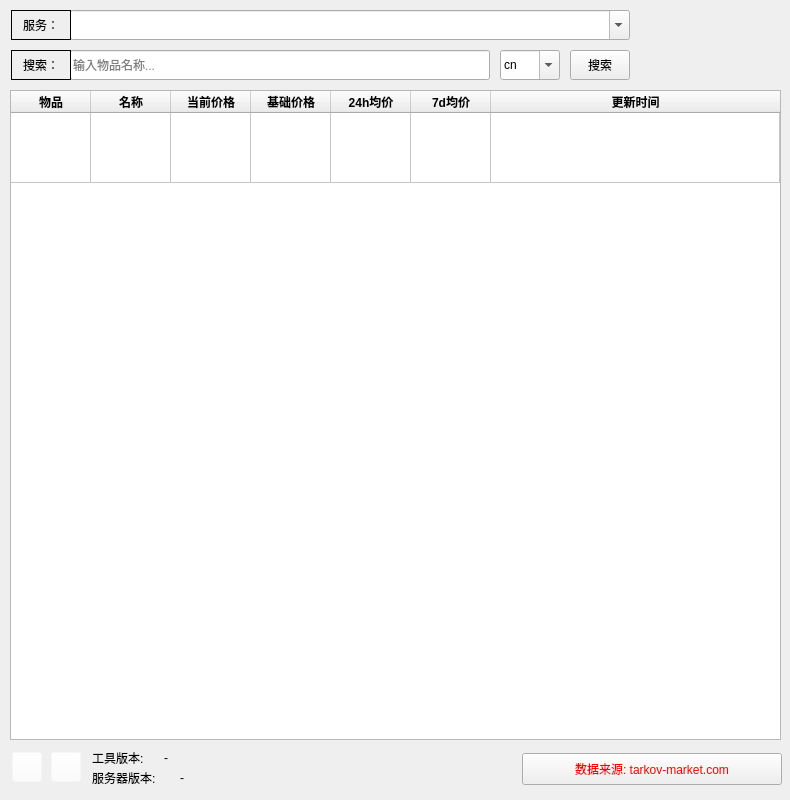
<?xml version="1.0" encoding="UTF-8"?>
<ui version="4.0">
 <class>EFTPQ_UI</class>
 <widget class="QWidget" name="EFTPQ_UI">
  <property name="geometry">
   <rect>
    <x>0</x>
    <y>0</y>
    <width>790</width>
    <height>800</height>
   </rect>
  </property>
  <property name="minimumSize">
   <size>
    <width>790</width>
    <height>800</height>
   </size>
  </property>
  <property name="maximumSize">
   <size>
    <width>790</width>
    <height>800</height>
   </size>
  </property>
  <property name="baseSize">
   <size>
    <width>790</width>
    <height>800</height>
   </size>
  </property>
  <property name="mouseTracking">
   <bool>false</bool>
  </property>
  <property name="tabletTracking">
   <bool>false</bool>
  </property>
  <property name="windowTitle">
   <string>逃离塔科夫在线询价 - Made by JOZA</string>
  </property>
  <property name="windowIcon">
   <iconset>
    <normaloff>../sourse/eft_logo.ico</normaloff>../sourse/eft_logo.ico</iconset>
  </property>
  <property name="autoFillBackground">
   <bool>false</bool>
  </property>
  <widget class="QLabel" name="label_server_url">
   <property name="geometry">
    <rect>
     <x>11</x>
     <y>10</y>
     <width>60</width>
     <height>30</height>
    </rect>
   </property>
   <property name="frameShape">
    <enum>QFrame::Box</enum>
   </property>
   <property name="text">
    <string>服务：</string>
   </property>
   <property name="textFormat">
    <enum>Qt::AutoText</enum>
   </property>
   <property name="alignment">
    <set>Qt::AlignCenter</set>
   </property>
  </widget>
  <widget class="QComboBox" name="comboBox_server_url">
   <property name="geometry">
    <rect>
     <x>70</x>
     <y>10</y>
     <width>560</width>
     <height>30</height>
    </rect>
   </property>
   <property name="editable">
    <bool>true</bool>
   </property>
   <property name="placeholderText">
    <string>选择提供服务提供者...</string>
   </property>
   <property name="frame">
    <bool>true</bool>
   </property>
  </widget>
  <widget class="QLabel" name="label_search">
   <property name="geometry">
    <rect>
     <x>11</x>
     <y>50</y>
     <width>60</width>
     <height>30</height>
    </rect>
   </property>
   <property name="frameShape">
    <enum>QFrame::Box</enum>
   </property>
   <property name="text">
    <string>搜索：</string>
   </property>
   <property name="textFormat">
    <enum>Qt::AutoText</enum>
   </property>
   <property name="alignment">
    <set>Qt::AlignCenter</set>
   </property>
  </widget>
  <widget class="QLineEdit" name="lineEdit_search">
   <property name="geometry">
    <rect>
     <x>70</x>
     <y>50</y>
     <width>420</width>
     <height>30</height>
    </rect>
   </property>
   <property name="placeholderText">
    <string>输入物品名称...</string>
   </property>
  </widget>
  <widget class="QTableWidget" name="tableWidget_item_list">
   <property name="geometry">
    <rect>
     <x>10</x>
     <y>90</y>
     <width>771</width>
     <height>650</height>
    </rect>
   </property>
   <property name="minimumSize">
    <size>
     <width>560</width>
     <height>650</height>
    </size>
   </property>
   <property name="iconSize">
    <size>
     <width>64</width>
     <height>64</height>
    </size>
   </property>
   <property name="showGrid">
    <bool>true</bool>
   </property>
   <property name="gridStyle">
    <enum>Qt::SolidLine</enum>
   </property>
   <property name="sortingEnabled">
    <bool>false</bool>
   </property>
   <property name="wordWrap">
    <bool>true</bool>
   </property>
   <property name="cornerButtonEnabled">
    <bool>true</bool>
   </property>
   <property name="rowCount">
    <number>1</number>
   </property>
   <attribute name="horizontalHeaderVisible">
    <bool>true</bool>
   </attribute>
   <attribute name="horizontalHeaderCascadingSectionResizes">
    <bool>false</bool>
   </attribute>
   <attribute name="horizontalHeaderMinimumSectionSize">
    <number>31</number>
   </attribute>
   <attribute name="horizontalHeaderDefaultSectionSize">
    <number>80</number>
   </attribute>
   <attribute name="horizontalHeaderShowSortIndicator" stdset="0">
    <bool>false</bool>
   </attribute>
   <attribute name="horizontalHeaderStretchLastSection">
    <bool>true</bool>
   </attribute>
   <attribute name="verticalHeaderVisible">
    <bool>false</bool>
   </attribute>
   <attribute name="verticalHeaderCascadingSectionResizes">
    <bool>false</bool>
   </attribute>
   <attribute name="verticalHeaderMinimumSectionSize">
    <number>30</number>
   </attribute>
   <attribute name="verticalHeaderDefaultSectionSize">
    <number>70</number>
   </attribute>
   <attribute name="verticalHeaderHighlightSections">
    <bool>true</bool>
   </attribute>
   <attribute name="verticalHeaderShowSortIndicator" stdset="0">
    <bool>false</bool>
   </attribute>
   <attribute name="verticalHeaderStretchLastSection">
    <bool>false</bool>
   </attribute>
   <row/>
   <column>
    <property name="text">
     <string>物品</string>
    </property>
    <property name="font">
     <font>
      <weight>75</weight>
      <bold>true</bold>
     </font>
    </property>
    <property name="textAlignment">
     <set>AlignCenter</set>
    </property>
   </column>
   <column>
    <property name="text">
     <string>名称</string>
    </property>
    <property name="font">
     <font>
      <weight>75</weight>
      <bold>true</bold>
     </font>
    </property>
    <property name="textAlignment">
     <set>AlignCenter</set>
    </property>
   </column>
   <column>
    <property name="text">
     <string>当前价格</string>
    </property>
    <property name="font">
     <font>
      <pointsize>9</pointsize>
      <weight>75</weight>
      <bold>true</bold>
     </font>
    </property>
    <property name="textAlignment">
     <set>AlignCenter</set>
    </property>
   </column>
   <column>
    <property name="text">
     <string>基础价格</string>
    </property>
    <property name="font">
     <font>
      <pointsize>9</pointsize>
      <weight>75</weight>
      <bold>true</bold>
     </font>
    </property>
    <property name="textAlignment">
     <set>AlignCenter</set>
    </property>
   </column>
   <column>
    <property name="text">
     <string>24h均价</string>
    </property>
    <property name="font">
     <font>
      <pointsize>9</pointsize>
      <weight>75</weight>
      <bold>true</bold>
     </font>
    </property>
    <property name="textAlignment">
     <set>AlignCenter</set>
    </property>
   </column>
   <column>
    <property name="text">
     <string>7d均价</string>
    </property>
    <property name="font">
     <font>
      <pointsize>9</pointsize>
      <weight>75</weight>
      <bold>true</bold>
     </font>
    </property>
    <property name="textAlignment">
     <set>AlignCenter</set>
    </property>
   </column>
   <column>
    <property name="text">
     <string>更新时间</string>
    </property>
    <property name="font">
     <font>
      <pointsize>9</pointsize>
      <weight>75</weight>
      <bold>true</bold>
     </font>
    </property>
    <property name="textAlignment">
     <set>AlignCenter</set>
    </property>
   </column>
   <item row="0" column="0">
    <property name="textAlignment">
     <set>AlignCenter</set>
    </property>
   </item>
  </widget>
  <widget class="QPushButton" name="pushButton_search">
   <property name="geometry">
    <rect>
     <x>570</x>
     <y>50</y>
     <width>60</width>
     <height>30</height>
    </rect>
   </property>
   <property name="text">
    <string>搜索</string>
   </property>
  </widget>
  <widget class="QComboBox" name="comboBox_lang">
   <property name="geometry">
    <rect>
     <x>500</x>
     <y>50</y>
     <width>60</width>
     <height>30</height>
    </rect>
   </property>
   <property name="editable">
    <bool>true</bool>
   </property>
   <property name="placeholderText">
    <string/>
   </property>
   <property name="frame">
    <bool>true</bool>
   </property>
   <item>
    <property name="text">
     <string>cn</string>
    </property>
   </item>
   <item>
    <property name="text">
     <string>en</string>
    </property>
   </item>
   <item>
    <property name="text">
     <string>ru</string>
    </property>
   </item>
   <item>
    <property name="text">
     <string>de</string>
    </property>
   </item>
   <item>
    <property name="text">
     <string>fr</string>
    </property>
   </item>
   <item>
    <property name="text">
     <string>es</string>
    </property>
   </item>
   <item>
    <property name="text">
     <string>cz</string>
    </property>
   </item>
   <item>
    <property name="text">
     <string>hu</string>
    </property>
   </item>
   <item>
    <property name="text">
     <string>tr</string>
    </property>
   </item>
  </widget>
  <widget class="QLabel" name="label_tool_version">
   <property name="geometry">
    <rect>
     <x>92</x>
     <y>750</y>
     <width>72</width>
     <height>15</height>
    </rect>
   </property>
   <property name="text">
    <string>工具版本:</string>
   </property>
  </widget>
  <widget class="QLabel" name="label_server_version">
   <property name="geometry">
    <rect>
     <x>92</x>
     <y>770</y>
     <width>85</width>
     <height>15</height>
    </rect>
   </property>
   <property name="text">
    <string>服务器版本:</string>
   </property>
  </widget>
  <widget class="QLabel" name="label_tool_version_x">
   <property name="geometry">
    <rect>
     <x>164</x>
     <y>750</y>
     <width>280</width>
     <height>15</height>
    </rect>
   </property>
   <property name="text">
    <string>-</string>
   </property>
  </widget>
  <widget class="QLabel" name="label_server_version_x">
   <property name="geometry">
    <rect>
     <x>180</x>
     <y>770</y>
     <width>280</width>
     <height>15</height>
    </rect>
   </property>
   <property name="text">
    <string>-</string>
   </property>
  </widget>
  <widget class="QPushButton" name="pushButton_github_logo">
   <property name="geometry">
    <rect>
     <x>12</x>
     <y>752</y>
     <width>30</width>
     <height>30</height>
    </rect>
   </property>
   <property name="cursor">
    <cursorShape>PointingHandCursor</cursorShape>
   </property>
   <property name="styleSheet">
    <string notr="true">background-color: rgba(255, 255, 255, 0);</string>
   </property>
   <property name="text">
    <string/>
   </property>
   <property name="icon">
    <iconset>
     <normaloff>../sourse/github_logo.svg</normaloff>../sourse/github_logo.svg</iconset>
   </property>
   <property name="iconSize">
    <size>
     <width>28</width>
     <height>28</height>
    </size>
   </property>
  </widget>
  <widget class="QPushButton" name="pushButton_bilibili_logo">
   <property name="geometry">
    <rect>
     <x>51</x>
     <y>752</y>
     <width>30</width>
     <height>30</height>
    </rect>
   </property>
   <property name="cursor">
    <cursorShape>PointingHandCursor</cursorShape>
   </property>
   <property name="styleSheet">
    <string notr="true">background-color: rgba(255, 255, 255, 0);</string>
   </property>
   <property name="text">
    <string/>
   </property>
   <property name="icon">
    <iconset>
     <normaloff>../sourse/bilibili_logo.svg</normaloff>../sourse/bilibili_logo.svg</iconset>
   </property>
   <property name="iconSize">
    <size>
     <width>28</width>
     <height>28</height>
    </size>
   </property>
  </widget>
  <widget class="QPushButton" name="pushButton_toTarkovMarket">
   <property name="geometry">
    <rect>
     <x>522</x>
     <y>753</y>
     <width>260</width>
     <height>32</height>
    </rect>
   </property>
   <property name="cursor">
    <cursorShape>PointingHandCursor</cursorShape>
   </property>
   <property name="styleSheet">
    <string notr="true">color: rgb(255, 0, 0);
font: 25 12pt &quot;Segoe UI Light&quot;;</string>
   </property>
   <property name="text">
    <string>数据来源: tarkov-market.com</string>
   </property>
  </widget>
  <zorder>comboBox_server_url</zorder>
  <zorder>lineEdit_search</zorder>
  <zorder>label_server_url</zorder>
  <zorder>label_search</zorder>
  <zorder>tableWidget_item_list</zorder>
  <zorder>pushButton_search</zorder>
  <zorder>comboBox_lang</zorder>
  <zorder>label_tool_version</zorder>
  <zorder>label_server_version</zorder>
  <zorder>label_tool_version_x</zorder>
  <zorder>label_server_version_x</zorder>
  <zorder>pushButton_github_logo</zorder>
  <zorder>pushButton_bilibili_logo</zorder>
  <zorder>pushButton_toTarkovMarket</zorder>
 </widget>
 <resources/>
 <connections/>
</ui>
